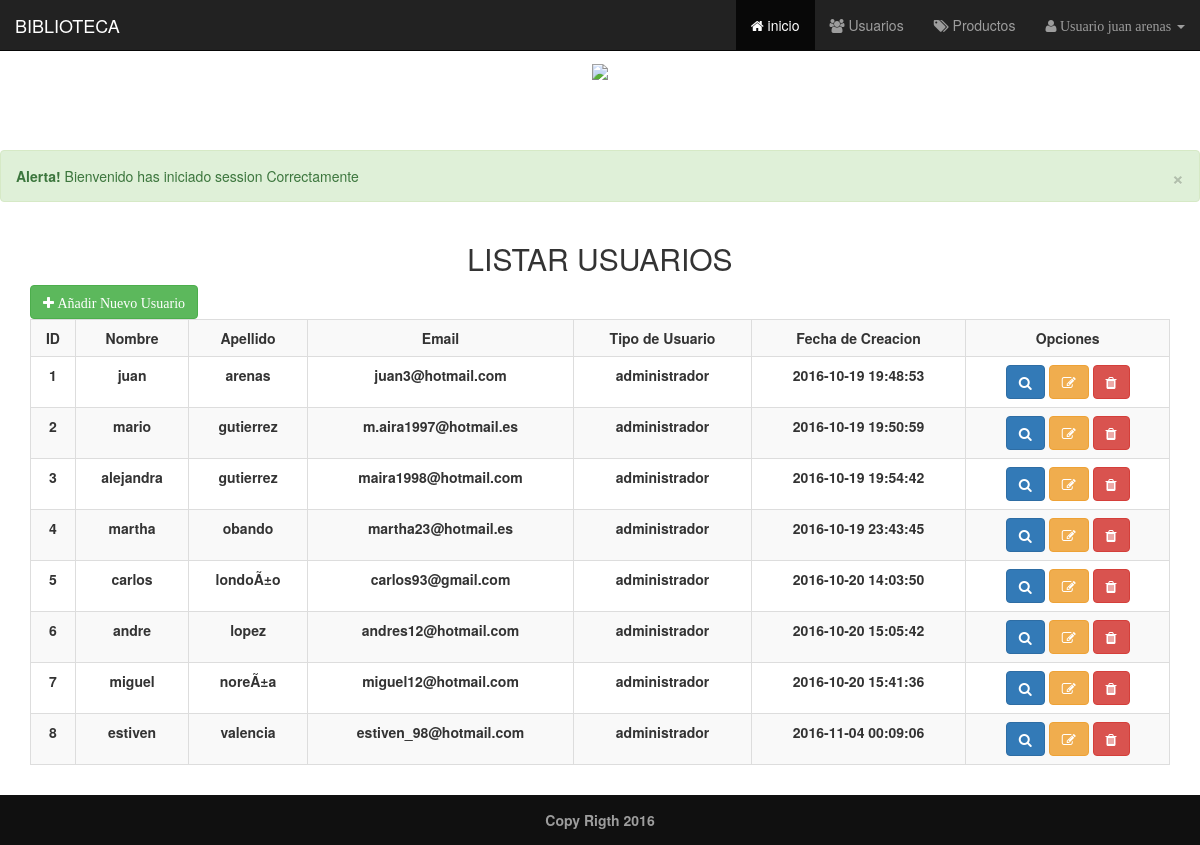
The page /listar_usuario.php?login=1 (signed in) on the database its author committed.
### tables this page shows
CREATE TABLE `usuario` (
  `id` int(10) UNSIGNED NOT NULL,
  `nombre` varchar(30) NOT NULL,
  `apellido` varchar(30) NOT NULL,
  `email` varchar(30) NOT NULL,
  `tipo_usuario` enum('administrador','cliente') NOT NULL,
  `contrasena` varchar(100) NOT NULL,
  `fecha_creacion` timestamp NOT NULL DEFAULT CURRENT_TIMESTAMP ON UPDATE CURRENT_TIMESTAMP
);

### listar_usuario.php (the view, shortened to what this page needs)
<?php
 require_once('layout/header.php');
 $conexion = mysqli_connect($configuracion['servidor'], $configuracion['usuario'], $configuracion['contrasena'], $configuracion['base_datos']);
    $consulta= mysqli_query($conexion, "SELECT * FROM usuario");
    $usuarios= mysqli_fetch_all($consulta, MYSQLI_ASSOC );
			?>
			<?php
   if(isset($_GET['login']))
   {
   		?>
   			<div class="alert alert-success">
					<button type ="button" class="close" data-dismiss="alert" aria-hidden="true">&times;</button>
					<strong>Alerta!</strong> Bienvenido has iniciado session Correctamente
				</div>
   		<?php
   }
?>
	<div class="container">
		<h2 class="text-center">LISTAR USUARIOS </h2>
		<a href=" crear_usuario.php" class="btn btn-success" ><i class="fa fa-plus" aria-hidden="true"> Añadir Nuevo Usuario</i> </a>
		<table class="table table-bordered  table-striped" >
		<tr>
		  <th class="text-center"> ID</th>
	      <th class="text-center"> Nombre</th>
	      <th class="text-center">Apellido</th>
	      <th class="text-center">Email</th>
	      <th class="text-center">Tipo de Usuario</th>
	      <th class="text-center">Fecha de Creacion</th>
	      <th class="text-center">Opciones</th>
		</tr>
  		<?php  foreach ($usuarios as $usuario ): ?>
  		<tr>
		  <th class="text-center"><?php echo $usuario ['id']; ?></th>
	      <th class="text-center"><?php echo $usuario ['nombre']; ?></th>
	      <th class="text-center"><?php echo $usuario ['apellido']; ?></th>
	      <th class="text-center"><?php echo $usuario ['email']; ?></th>
	      <th class="text-center"><?php echo $usuario ['tipo_usuario']; ?></th>
	      <th class="text-center"><?php echo $usuario ['fecha_creacion']; ?></th>
	      <td class="text-center">
	      <a href="ver_usuario.php?id=<?php echo $usuario ['id'] ?> "  class="btn btn-primary" ><i class="fa fa-search" aria-hidden="true"></i></a>
	      <a href="editar_usuario.php?id=<?php echo $usuario ['id'] ?> "  class="btn btn-warning" ><i class="fa fa-edit" aria-hidden="true"></i></a>
	      <a href="eliminar_usuario.php?id=<?php echo $usuario ['id'] ?> "  class="btn btn-danger" onclick="return confirm ('Estas seguro de eliminar este registro')" ><i class="fa fa-trash" aria-hidden="true"></i></a>
	      </td>
		</tr>
  	    <?php  endforeach; ?>
	    </table>
    </div>
<?php
require_once('layout/footer.php');
?>

### rows shown on the page
usuario: id "1", nombre "juan", apellido "arenas", email "juan3@hotmail.com", tipo_usuario "administrador", fecha_creacion "2016-10-19 19:48:53"
usuario: id "2", nombre "mario", apellido "gutierrez", email "m.aira1997@hotmail.es", tipo_usuario "administrador", fecha_creacion "2016-10-19 19:50:59"
usuario: id "3", nombre "alejandra", apellido "gutierrez", email "maira1998@hotmail.com", tipo_usuario "administrador", fecha_creacion "2016-10-19 19:54:42"
usuario: id "4", nombre "martha", apellido "obando", email "martha23@hotmail.es", tipo_usuario "administrador", fecha_creacion "2016-10-19 23:43:45"
usuario: id "5", nombre "carlos", apellido "londoÃ±o", email "carlos93@gmail.com", tipo_usuario "administrador", fecha_creacion "2016-10-20 14:03:50"
usuario: id "6", nombre "andre", apellido "lopez", email "andres12@hotmail.com", tipo_usuario "administrador", fecha_creacion "2016-10-20 15:05:42"
usuario: id "7", nombre "miguel", apellido "noreÃ±a", email "miguel12@hotmail.com", tipo_usuario "administrador", fecha_creacion "2016-10-20 15:41:36"
usuario: id "8", nombre "estiven", apellido "valencia", email "estiven_98@hotmail.com", tipo_usuario "administrador", fecha_creacion "2016-11-04 00:09:06"

### other values the page prints
$_SESSION['nombre'] "juan"
$_SESSION['apellido'] "arenas"
